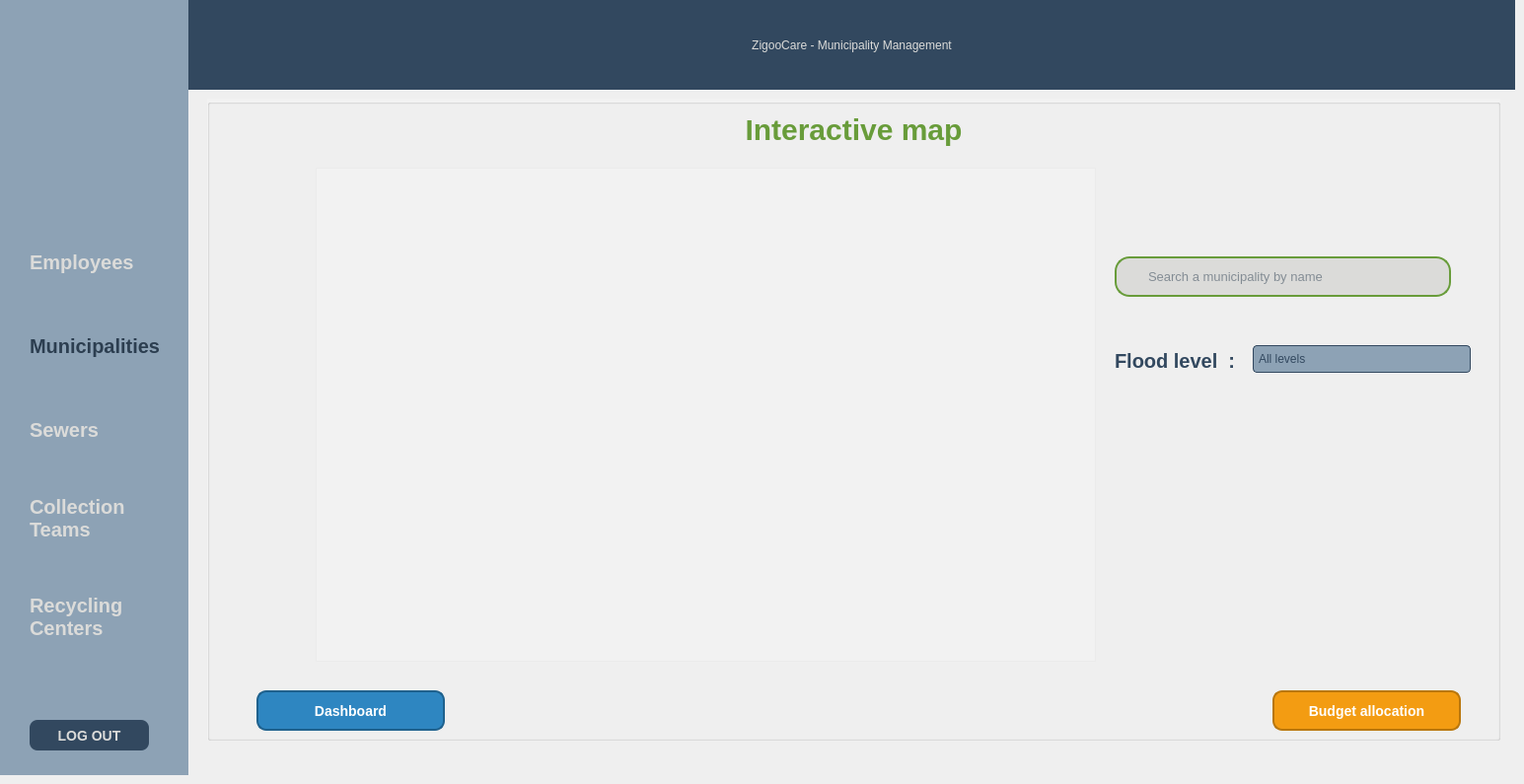
      <widget class="QWidget" name="page_map_m2">
       <widget class="QGroupBox" name="groupBox_map_m2">
        <property name="geometry">
         <rect>
          <x>210</x>
          <y>100</y>
          <width>1311</width>
          <height>651</height>
         </rect>
        </property>
        <property name="styleSheet">
         <string notr="true">  
   background: transparent;

    background: rgba(255, 255, 255, 40);
  /*background-color: #99DBDBD9;*/</string>
        </property>
        <property name="title">
         <string/>
        </property>
        <widget class="QLabel" name="label_map_m2">
         <property name="geometry">
          <rect>
           <x>0</x>
           <y>11</y>
           <width>1311</width>
           <height>41</height>
          </rect>
         </property>
         <property name="styleSheet">
          <string notr="true">color: rgb(104, 156, 58);
font:bold;
font-size:30px;
background-color: transparent;</string>
         </property>
         <property name="text">
          <string>Interactive map</string>
         </property>
         <property name="alignment">
          <set>Qt::AlignmentFlag::AlignCenter</set>
         </property>
        </widget>
        <widget class="QPushButton" name="pushButton_budget_m2">
         <property name="geometry">
          <rect>
           <x>1080</x>
           <y>600</y>
           <width>191</width>
           <height>41</height>
          </rect>
         </property>
         <property name="styleSheet">
          <string notr="true">QPushButton {
    background-color: #F39C12;
    color: white;
    border-radius: 10px;
    padding: 8px 18px;
    font-size: 14px;
    font-weight: bold;
    border: 2px solid #B9770E;
}

QPushButton:hover {
    background-color: #F5B041;
}

QPushButton:pressed {
    background-color: #D68910;
}
</string>
         </property>
         <property name="text">
          <string>Budget allocation</string>
         </property>
        </widget>
        <widget class="QPushButton" name="pushButton_management_m2">
         <property name="geometry">
          <rect>
           <x>50</x>
           <y>600</y>
           <width>191</width>
           <height>41</height>
          </rect>
         </property>
         <property name="styleSheet">
          <string notr="true">QPushButton {
    background-color: #2E86C1;      
    color: white;
    border-radius: 10px;
    padding: 8px 18px;
    font-size: 14px;
    font-weight: bold;
    border: 2px solid #1F618D;
}

QPushButton:hover {
    background-color: #3498DB;       
    border: 2px solid #2E86C1;
}

QPushButton:pressed {
    background-color: #1B4F72;       
    border: 2px solid #154360;
}

QPushButton:disabled {
    background-color: #AED6F1;
    color: #5D6D7E;
    border: 2px solid #AED6F1;
}
</string>
         </property>
         <property name="text">
          <string>Dashboard</string>
         </property>
        </widget>
        <widget class="QLabel" name="label_budget_m2">
         <property name="geometry">
          <rect>
           <x>1240</x>
           <y>580</y>
           <width>50</width>
           <height>41</height>
          </rect>
         </property>
         <property name="styleSheet">
          <string notr="true">background-color: transparent;</string>
         </property>
         <property name="text">
          <string/>
         </property>
         <property name="pixmap">
          <pixmap resource="resources.qrc">:/images/budget_m.png</pixmap>
         </property>
         <property name="scaledContents">
          <bool>true</bool>
         </property>
        </widget>
        <widget class="QLabel" name="label_dashboard_m3_2">
         <property name="geometry">
          <rect>
           <x>20</x>
           <y>580</y>
           <width>61</width>
           <height>51</height>
          </rect>
         </property>
         <property name="styleSheet">
          <string notr="true">background-color: transparent;</string>
         </property>
         <property name="text">
          <string/>
         </property>
         <property name="pixmap">
          <pixmap resource="resources.qrc">:/images/dashboard_m.png</pixmap>
         </property>
         <property name="scaledContents">
          <bool>true</bool>
         </property>
        </widget>
        <widget class="QFrame" name="frame_map_m2">
         <property name="geometry">
          <rect>
           <x>110</x>
           <y>70</y>
           <width>791</width>
           <height>501</height>
          </rect>
         </property>
         <property name="frameShape">
          <enum>QFrame::Shape::StyledPanel</enum>
         </property>
         <property name="frameShadow">
          <enum>QFrame::Shadow::Raised</enum>
         </property>
        </widget>
        <widget class="QLineEdit" name="lineEdit_barrederecherche_m2">
         <property name="geometry">
          <rect>
           <x>920</x>
           <y>160</y>
           <width>341</width>
           <height>41</height>
          </rect>
         </property>
         <property name="styleSheet">
          <string notr="true">QLineEdit {
    border: 2px solid #689C3A;
    border-radius: 15px;
    padding: 6px 30px 6px 30px;       
    color: #2c3e50;
    font-size: 10pt;
    background-position: right center;
    background-repeat: no-repeat;
background-color: rgb(219, 219, 217);
}

QLineEdit::placeholder {
    color: #95a5a6;
    font-style: italic;
}
</string>
         </property>
         <property name="text">
          <string/>
         </property>
         <property name="placeholderText">
          <string>Search a municipality by name</string>
         </property>
        </widget>
        <widget class="QComboBox" name="comboBox_floodlevel_m2">
         <property name="geometry">
          <rect>
           <x>1060</x>
           <y>250</y>
           <width>221</width>
           <height>28</height>
          </rect>
         </property>
         <property name="styleSheet">
          <string notr="true">/*font-size:12px;
font-weight: normal;    
color: #2c3e50;
background-color: white;*/
QComboBox {
    background-color: #8DA2B5;
    border: 1px solid #32485F;
    color: #32485F;
    padding: 5px;
    border-radius: 4px;
}

/* Hover sur le champ principal */
QComboBox:hover {
    background-color: #7F95A8;
    border: 1px solid #018ADA;
}

/* Quand on clique */
QComboBox:focus {
    border: 1px solid #018ADA;
}

/* Flèche */
QComboBox::drop-down {
    border: none;
    width: 25px;
}

QComboBox::down-arrow {
    image: none;
    width: 0;
    height: 0;
    border-left: 5px solid transparent;
    border-right: 5px solid transparent;
    border-top: 6px solid #32485F;
}

/* Liste déroulante */
QComboBox QAbstractItemView {
    background-color: #8DA2B5;
    border: 1px solid #32485F;
    selection-background-color: #018ADA;
    selection-color: white;
    outline: none;
}

/* Items */
QComboBox QAbstractItemView::item {
    padding: 6px;
    color: #32485F;
}

/* Hover sur items */
QComboBox QAbstractItemView::item:hover {
    background-color: rgba(1, 138, 218, 0.15);
}

/* Item sélectionné */
QComboBox QAbstractItemView::item:selected {
    background-color: #018ADA;
    color: white;
}

/* Scrollbar (cohérent avec ton style) */
QScrollBar:vertical {
    background: #8DA2B5;
    width: 10px;
}

QScrollBar::handle:vertical {
    background: #32485F;
    border-radius: 4px;
}

QScrollBar::handle:vertical:hover {
    background: #018ADA;
}</string>
         </property>
         <item>
          <property name="text">
           <string>All levels</string>
          </property>
         </item>
         <item>
          <property name="text">
           <string>Critical</string>
          </property>
         </item>
         <item>
          <property name="text">
           <string>High</string>
          </property>
         </item>
         <item>
          <property name="text">
           <string>Moderate</string>
          </property>
         </item>
         <item>
          <property name="text">
           <string>Low</string>
          </property>
         </item>
         <item>
          <property name="text">
           <string>None</string>
          </property>
         </item>
        </widget>
        <widget class="QLabel" name="label_Floodlevel_m2">
         <property name="geometry">
          <rect>
           <x>920</x>
           <y>250</y>
           <width>191</width>
           <height>31</height>
          </rect>
         </property>
         <property name="styleSheet">
          <string notr="true">color:#32485F;
font:bold;
font-size:20px;
background: transparent;</string>
         </property>
         <property name="text">
          <string>Flood level  :</string>
         </property>
        </widget>
       </widget>
       <widget class="QWidget" name="widget_m2" native="true">
        <property name="geometry">
         <rect>
          <x>191</x>
          <y>0</y>
          <width>1345</width>
          <height>91</height>
         </rect>
        </property>
        <property name="styleSheet">
         <string notr="true">background-color: #32485F;</string>
        </property>
        <widget class="QLabel" name="label_zigoocare_m2">
         <property name="geometry">
          <rect>
           <x>0</x>
           <y>10</y>
           <width>1345</width>
           <height>71</height>
          </rect>
         </property>
         <property name="styleSheet">
          <string notr="true">font: 700 25pt ;
color: rgb(219, 219, 217);</string>
         </property>
         <property name="text">
          <string>ZigooCare - Municipality Management</string>
         </property>
         <property name="alignment">
          <set>Qt::AlignmentFlag::AlignCenter</set>
         </property>
        </widget>
       </widget>
       <widget class="QWidget" name="widget_sidebarre_m2" native="true">
        <property name="geometry">
         <rect>
          <x>0</x>
          <y>0</y>
          <width>191</width>
          <height>786</height>
         </rect>
        </property>
        <property name="styleSheet">
         <string notr="true">background-color: #8DA2B5;</string>
        </property>
        <widget class="QLabel" name="label_logo_m2">
         <property name="geometry">
          <rect>
           <x>20</x>
           <y>40</y>
           <width>151</width>
           <height>151</height>
          </rect>
         </property>
         <property name="text">
          <string/>
         </property>
         <property name="pixmap">
          <pixmap resource="resources.qrc">:/images/logo_untitled.png</pixmap>
         </property>
         <property name="scaledContents">
          <bool>true</bool>
         </property>
        </widget>
        <widget class="QPushButton" name="pushButton_team_m2">
         <property name="geometry">
          <rect>
           <x>30</x>
           <y>500</y>
           <width>101</width>
           <height>51</height>
          </rect>
         </property>
         <property name="styleSheet">
          <string notr="true">QPushButton {
    background-color: transparent;
    border: none;
    font-weight: bold;
    color: #DBDBD9;
	text-align:left;
	font-size:20px;
}

QPushButton:hover {
    color: #2c3e50;
}

</string>
         </property>
         <property name="text">
          <string>Collection
Teams</string>
         </property>
        </widget>
        <widget class="QPushButton" name="pushButton_municipality_m2">
         <property name="geometry">
          <rect>
           <x>30</x>
           <y>330</y>
           <width>141</width>
           <height>41</height>
          </rect>
         </property>
         <property name="styleSheet">
          <string notr="true">QPushButton {
    background-color: transparent;
    border: none;
    font-weight: bold;
    color: #2c3e50;
	text-align:left;
	font-size:20px;
}</string>
         </property>
         <property name="text">
          <string>Municipalities  </string>
         </property>
        </widget>
        <widget class="QPushButton" name="pushButton_logout_m2">
         <property name="geometry">
          <rect>
           <x>30</x>
           <y>730</y>
           <width>121</width>
           <height>31</height>
          </rect>
         </property>
         <property name="styleSheet">
          <string notr="true">QPushButton {
	background-color: #32485F;
    color: #DBDBD9;
    font-size: 14px;
    font-weight: bold;
    border: none;
    border-radius: 8px;             
    padding: 8px 16px;
}

QPushButton:hover {
    background-color: #E53935;
}

QPushButton:pressed {
    background-color: #B71C1C;
}

QPushButton:disabled {
    background-color: #BDBDBD;     
    color: #757575;
}
</string>
         </property>
         <property name="text">
          <string>LOG OUT</string>
         </property>
        </widget>
        <widget class="QPushButton" name="pushButton_sewer_m2">
         <property name="geometry">
          <rect>
           <x>30</x>
           <y>420</y>
           <width>81</width>
           <height>31</height>
          </rect>
         </property>
         <property name="styleSheet">
          <string notr="true">QPushButton {
    background-color: transparent;
    border: none;
    font-weight: bold;
    color: #DBDBD9;
	text-align:left;
	font-size:20px;
}

QPushButton:hover {
    color: #2c3e50;
}

</string>
         </property>
         <property name="text">
          <string>Sewers</string>
         </property>
        </widget>
        <widget class="QPushButton" name="pushButton_employee_m2">
         <property name="geometry">
          <rect>
           <x>30</x>
           <y>250</y>
           <width>111</width>
           <height>31</height>
          </rect>
         </property>
         <property name="styleSheet">
          <string notr="true">QPushButton {
    background-color: transparent;
    border: none;
    font-weight: bold;
    color: #DBDBD9;
	text-align:left;
	font-size:20px;
}

QPushButton:hover {
    color: #2c3e50;
}

</string>
         </property>
         <property name="text">
          <string>Employees</string>
         </property>
        </widget>
        <widget class="QPushButton" name="pushButton_center_m2">
         <property name="geometry">
          <rect>
           <x>30</x>
           <y>600</y>
           <width>101</width>
           <height>51</height>
          </rect>
         </property>
         <property name="styleSheet">
          <string notr="true">QPushButton {
    background-color: transparent;
    border: none;
    font-weight: bold;
    color: #DBDBD9;
	text-align:left;
	font-size:20px;
}

QPushButton:hover {
    color: #2c3e50;
}</string>
         </property>
         <property name="text">
          <string>Recycling
Centers  </string>
         </property>
        </widget>
       </widget>
      </widget>
